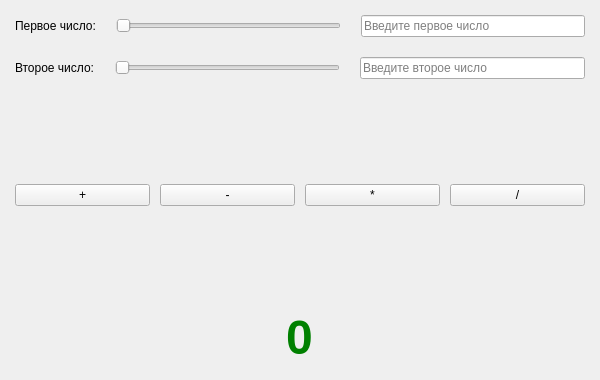
<?xml version="1.0" encoding="UTF-8"?>
<ui version="4.0">
 <class>Form</class>
 <widget class="QWidget" name="Form">
  <property name="geometry">
   <rect>
    <x>0</x>
    <y>0</y>
    <width>600</width>
    <height>380</height>
   </rect>
  </property>
  <property name="windowTitle">
   <string>Калькулятор</string>
  </property>
  <layout class="QVBoxLayout" name="verticalLayout">
   <property name="spacing">
    <number>20</number>
   </property>
   <property name="leftMargin">
    <number>15</number>
   </property>
   <property name="topMargin">
    <number>15</number>
   </property>
   <property name="rightMargin">
    <number>15</number>
   </property>
   <property name="bottomMargin">
    <number>15</number>
   </property>
   <item>
    <layout class="QHBoxLayout" name="row1">
     <item>
      <widget class="QLabel" name="labelFirst">
       <property name="text">
        <string>Первое число:</string>
       </property>
      </widget>
     </item>
     <item>
      <widget class="QSlider" name="sliderFirst">
       <property name="orientation">
        <enum>Qt::Orientation::Horizontal</enum>
       </property>
      </widget>
     </item>
     <item>
      <widget class="QLineEdit" name="lineEditFirst">
       <property name="placeholderText">
        <string>Введите первое число</string>
       </property>
      </widget>
     </item>
    </layout>
   </item>
   <item>
    <layout class="QHBoxLayout" name="row2">
     <item>
      <widget class="QLabel" name="labelSecond">
       <property name="text">
        <string>Второе число:</string>
       </property>
      </widget>
     </item>
     <item>
      <widget class="QSlider" name="sliderSecond">
       <property name="orientation">
        <enum>Qt::Orientation::Horizontal</enum>
       </property>
      </widget>
     </item>
     <item>
      <widget class="QLineEdit" name="lineEditSecond">
       <property name="placeholderText">
        <string>Введите второе число</string>
       </property>
      </widget>
     </item>
    </layout>
   </item>
   <item>
    <spacer name="spacerButtons">
     <property name="orientation">
      <enum>Qt::Orientation::Vertical</enum>
     </property>
     <property name="sizeHint" stdset="0">
      <size>
       <width>20</width>
       <height>30</height>
      </size>
     </property>
    </spacer>
   </item>
   <item>
    <layout class="QHBoxLayout" name="buttonsRow">
     <property name="spacing">
      <number>10</number>
     </property>
     <item>
      <widget class="QPushButton" name="btnPlus">
       <property name="text">
        <string>+</string>
       </property>
      </widget>
     </item>
     <item>
      <widget class="QPushButton" name="btnMinus">
       <property name="text">
        <string>-</string>
       </property>
      </widget>
     </item>
     <item>
      <widget class="QPushButton" name="btnMult">
       <property name="text">
        <string>*</string>
       </property>
      </widget>
     </item>
     <item>
      <widget class="QPushButton" name="btnDiv">
       <property name="text">
        <string>/</string>
       </property>
      </widget>
     </item>
    </layout>
   </item>
   <item>
    <spacer name="spacerResult">
     <property name="orientation">
      <enum>Qt::Orientation::Vertical</enum>
     </property>
     <property name="sizeHint" stdset="0">
      <size>
       <width>20</width>
       <height>20</height>
      </size>
     </property>
    </spacer>
   </item>
   <item alignment="Qt::AlignmentFlag::AlignHCenter">
    <widget class="QLabel" name="labelResult">
     <property name="styleSheet">
      <string notr="true">color: green; font-size: 48px; font-weight: bold;</string>
     </property>
     <property name="text">
      <string>0</string>
     </property>
     <property name="alignment">
      <set>Qt::AlignmentFlag::AlignCenter</set>
     </property>
    </widget>
   </item>
  </layout>
 </widget>
 <resources/>
 <connections/>
</ui>
